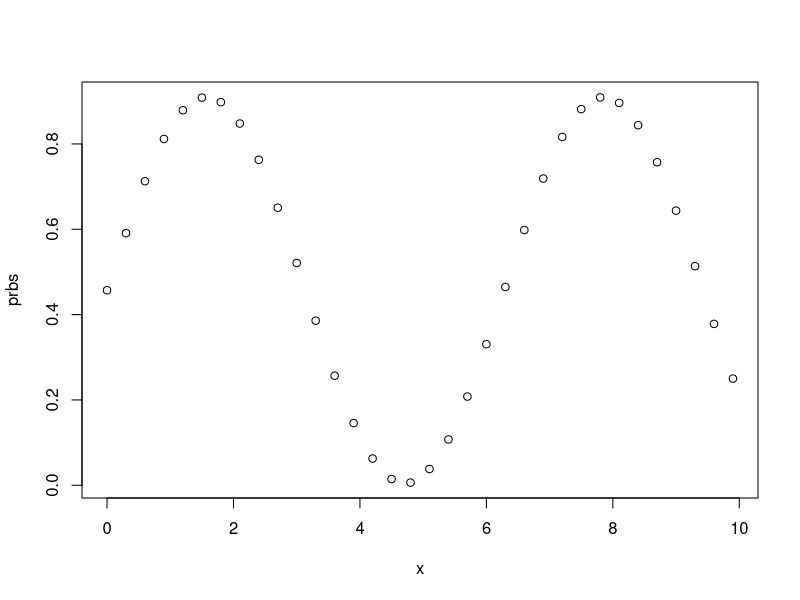
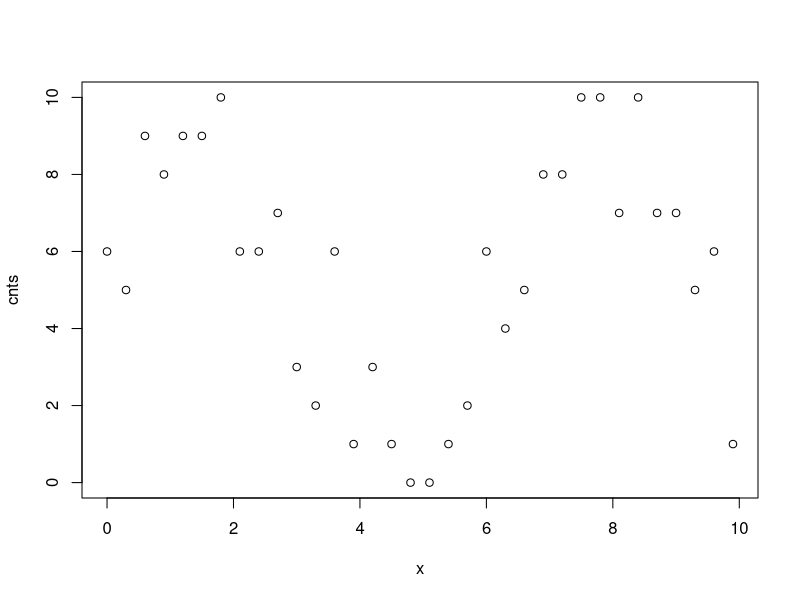
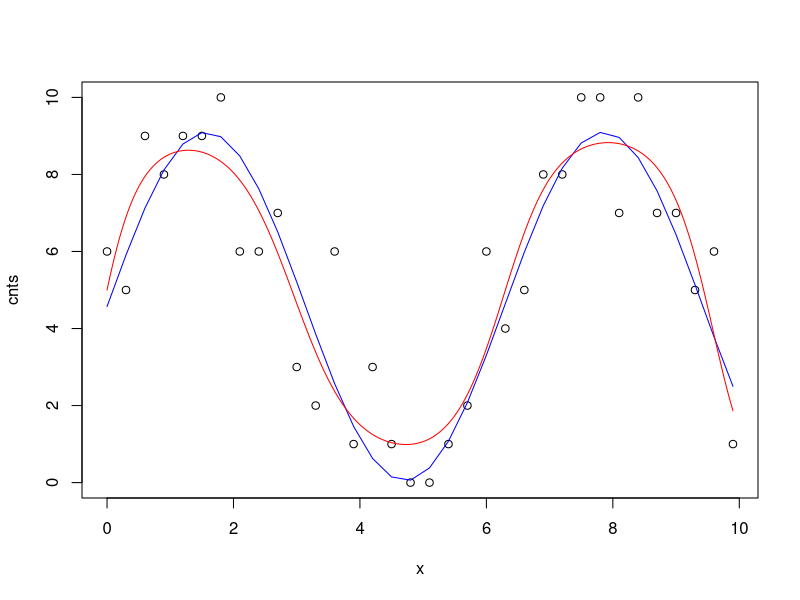

These charts were generated, in order, by the following R code: (Note: this script raises an error after producing the figures.)
#####################################################
#
#  Normal spline regression 
#

test.spline_regression = function() {
    x = seq( 0, 10, 0.3 )
    y = sin( x ) + rnorm(0, 0.5, n=length(x) )

    basis = bs( x, knots=c(1,5,9) )
    # coefs = ((t(basis)%*%basis)**-1)%*%t(basis)%*%y
    # t(basis)%*%basis%*%Beta_hat = t(basis)%*%y
    coefs = solve( t(basis)%*%basis, t(basis)%*%y )
    y_hat = basis%*%coefs

    plot( y~x )
    points( y_hat~x, col='red', type='l' )
}


#####################################################
#
#  logistic spline regression 
#
library( splines );
library( gam )
logit = function(x)log(x) - log(1-x)
logistic = function(x)exp(x)/(1+exp(x))

fit.smooth.logistic.regression = function( x, cnts, n, B_old, knots ) {
    # build the basis function
    basis = bs( x, knots=knots );

    # estimate the current ps
    p_hat = logistic( basis%*%B_old );
    W = diag( as.vector(p_hat*(1-p_hat)) );
    
    ## Solve the update equation
    coefs = solve( t(basis)%*%W%*%basis, t(basis)%*%W%*%basis%*%B_old + t(basis)%*%(cnts/n-p_hat) );    
    coefs;
}

test.logistic.spline.regression = function() {
    x = seq( 0, 10, 0.3 )
    knots = c(2,5,7);
    
    # build a yector of probabilities
    prbs = sin( x ) + 1.01# + rnorm(0, 0.5, n=length(orig_x) )
    prbs[ which(prbs<0) ] = 0
    prbs = prbs/(max(prbs)*1.10)
    plot( x, prbs )
    
    # build a vactor of counts
    sample_size = 10
    cnts = sapply( prbs, function(p)rbinom(prob=p, size=sample_size, n=1) )
    plot( x, cnts )

    old_beta = rep( 0, 6 );
    for( loop in 1:100 )
    {
        beta = fit.smooth.logistic.regression( x, cnts, sample_size, old_beta, knots );
        if( sum((beta - old_beta)**2) < 1e-6 ) {
            print( paste( "NUM ITERATIONS: ", loop ) );
            break;
        }
        old_beta = beta;
    }

    # make a dense prediction
    new_x = seq(min(x),max(x),0.01);
    new_basis = bs( new_x, knots=knots );
    y_hat = sample_size*logistic(new_basis%*%beta);
    
    plot( x, cnts )
    points( x, sample_size*prbs, col='blue', type='l' )
    points( new_x, y_hat, type='l', col='red' )
    lines( x, 10*predict( gam( (y/10)~s(x, 6), link="logistic" ) ), col='green' )
}

test.logistic.spline.regression()
